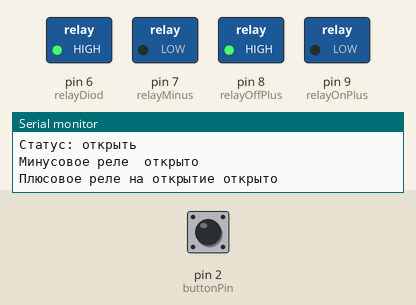
Recording of a sketch running on a simulated Arduino Uno, built with avr-gcc and run on an emulated ATmega328P. Parts: switched loads named in the sketch (green lamp = pin HIGH), the last lines printed to the serial monitor. The inputs (shaded band) are chosen by the test bench; at power-on: pin 2 (buttonPin) HIGH.

Above: at 3.2 s.
3.3 s: pin 2 (buttonPin) pulled LOW for 1 s
At 4.6 s:
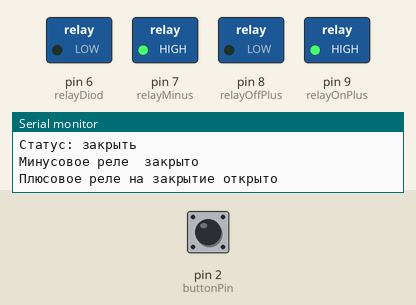
7.3 s: pin 2 (buttonPin) pulled LOW for 0.15 s
At 8.0 s:
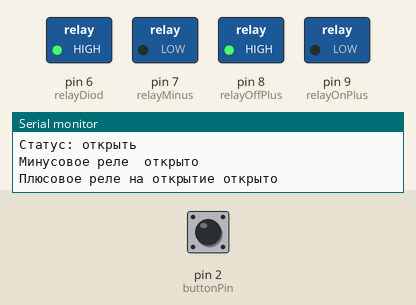
8.9 s: pin 2 (buttonPin) pulled LOW for 3.2 s
At 14.5 s:
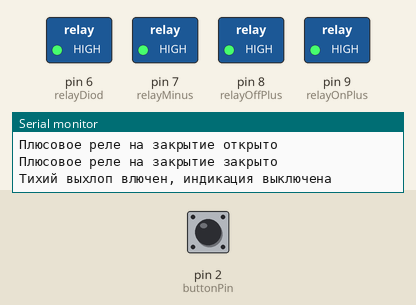
Timing chart, 0 to 16.0 s (numbered marks = the images above; inputs shaded):
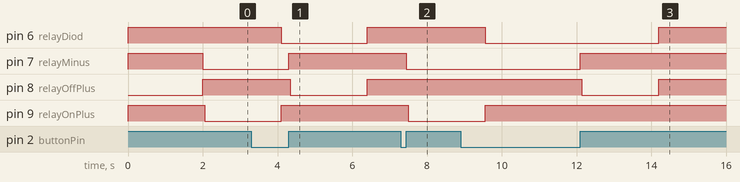

The sketch:

car_exhaust_system_dampers.ino
```cpp
//v1.1 Программа для управления заслонками, по штатной кнопке 12в
//для автомобиля audi A4B8


const int relayOffPlus = 8; //Реле + (по умолчанию: 4)
const int relayOnPlus = 9;  //Реле + (по умолчанию: 5)
const int relayMinus = 7;   //Реле - По умолчанию минус на плюсе закрывающего положения (по умолчанию: 6)
const int relayDiod = 6;    //Реле управления светодиодом (по умолчанию: 8)
const int buttonPin = 2;    //Кнопка

bool flag_button = false;   //Положение кнопки, для отслеживания однократного нажатия
bool flag_state = false;    //Текущее положение заслонки
uint32_t btnTimer = 0;      //Таймер для убирания дребезга

//Конфигурация
bool debug = true;         //Флаг для включения отладки в порт
bool startup_sound = false; //Флаг для определения запуска на открытых или закрытых заслонках (false - закрытые)
int delay_mils = 2000;      //Величина задержки

void setup() {
  //Включение отладки
  if (debug) {
    Serial.begin(9600);
  }

  setupInputs();                    //Конфигурируем устройства
  setupRelay();                     //Конфигурация реле (выключение при запуске нагрузок)
  startupOptions(startup_sound);    //Конфигурация открытия/закрытия при запуске авто
}

void setupInputs() {
  //Настройка всех устройств
  pinMode(buttonPin, INPUT_PULLUP);  //Кнопка управления(с подтяжкой)

  pinMode(relayOffPlus, OUTPUT);     //Реле, настроенное на закрытие заслонок (плюсовой контакт)
  pinMode(relayOnPlus, OUTPUT);      //Реле, настроенное на открытие заслонок (плюсовой контакт)
  pinMode(relayMinus, OUTPUT);       //Реле, управляющее минусовым контактом для реле активации заслонок
  pinMode(relayDiod, OUTPUT);        //Реле, управляющее светодиодом, индикатором открытых заслонок
}

void setupRelay() {
  //Перевод реле в отключенный режим
  digitalWrite(relayOffPlus, HIGH);
  digitalWrite(relayOnPlus, HIGH);
  digitalWrite(relayMinus, HIGH);
  digitalWrite(relayDiod, HIGH);
}

void startupOptions(bool open_flag) {
  if (open_flag){
    printToSerial("Запуск на громкой");
    //Запуск на громкой машине
    digitalWrite(relayMinus, LOW);
    delay(10);
    digitalWrite(relayOffPlus, LOW);
    delay_function();
    digitalWrite(relayOffPlus, HIGH);
    digitalWrite(relayDiod, LOW);
  } else {
    printToSerial("Запуск на тихой");
    //запуск на тихой машине
    digitalWrite(relayOffPlus, LOW);
    delay_function();
    digitalWrite(relayOffPlus, HIGH);
  }
}

void printToSerial(String message) {
  if (debug) {
    Serial.println(message);
  }
}

void delay_function() {
  delay(delay_mils);
}

void change_state_relay(bool state) {
  if (state) {
      digitalWrite(relayMinus, LOW);
      printToSerial("Минусовое реле  открыто");
      delay(10);
      digitalWrite(relayOnPlus, LOW);
      printToSerial("Плюсовое реле на открытие открыто");
      delay_function();
      digitalWrite(relayOnPlus, HIGH);
      printToSerial("Плюсовое реле на открытие закрыто");
      digitalWrite(relayDiod, LOW);
      printToSerial("Громкий включен, индикация включена");
  } else {
      digitalWrite(relayMinus, HIGH);
      printToSerial("Минусовое реле  закрыто");
      digitalWrite(relayOffPlus, LOW);
      printToSerial("Плюсовое реле на закрытие открыто");
      delay_function();
      digitalWrite(relayOffPlus, HIGH);
      printToSerial("Плюсовое реле на закрытие закрыто");
      digitalWrite(relayDiod, HIGH);
      printToSerial("Тихий выхлоп влючен, индикация выключена");
  }
}

void loop() {
  bool btnState = digitalRead(buttonPin);
  if (btnState && !flag_button && millis() - btnTimer > 100) {
    flag_button = true;
    btnTimer = millis();
    printToSerial("Кнопка нажата");
    //Управление реле
    if (!flag_state) {
      printToSerial("Статус: открыть");
      change_state_relay(true);
      flag_state = !flag_state;
    } else {
      printToSerial("Статус: закрыть");
      change_state_relay(false);
      flag_state = !flag_state;
    }
  }
  if (!btnState && flag_button && millis() - btnTimer > 100) {
    flag_button = false;
    btnTimer = millis();
  }
}
```

Measured:
- after the input at 3.3 s, pin 7 (relayMinus): LOW → HIGH after 1.0 s; pin 8 (relayOffPlus): HIGH → LOW after 1.0 s, → HIGH 2.1 s later
- after the input at 7.3 s, pin 7 (relayMinus): HIGH → LOW after 0.15 s; pin 9 (relayOnPlus): HIGH → LOW after 0.20 s
- after the input at 8.9 s, pin 7 (relayMinus): LOW → HIGH after 3.2 s; pin 8 (relayOffPlus): HIGH → LOW after 3.2 s, → HIGH 2.1 s later
